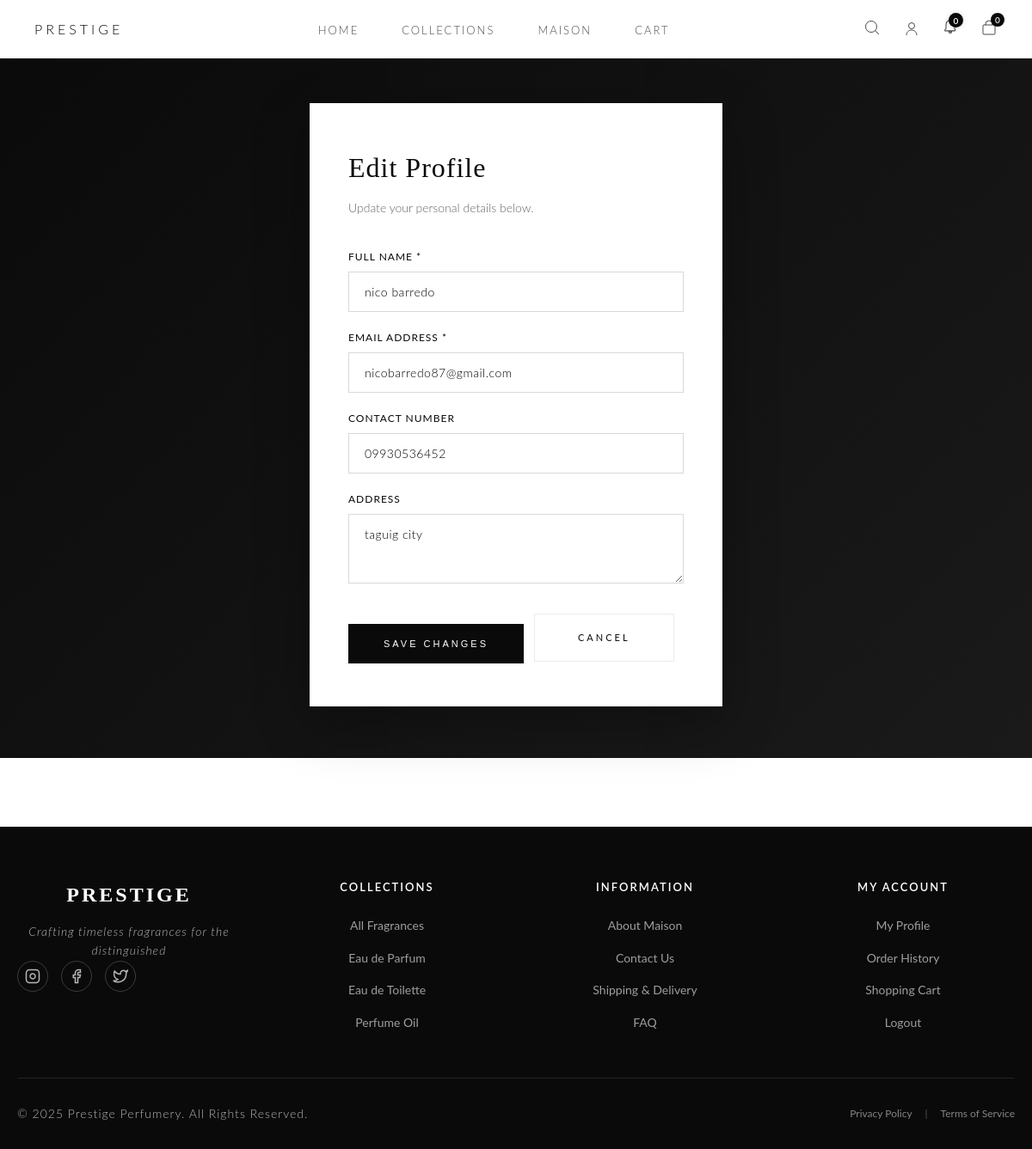
/user/edit_profile.php (signed in), run on the app's committed database.
### tables this page shows
CREATE TABLE `customers` (
  `customer_id` int(11) NOT NULL,
  `full_name` varchar(100) NOT NULL,
  `contact_number` varchar(20) DEFAULT NULL,
  `address` varchar(255) DEFAULT NULL,
  `email` varchar(100) DEFAULT NULL,
  `password` varchar(255) NOT NULL
);

CREATE TABLE `categories` (
  `category_id` int(11) NOT NULL,
  `category_name` varchar(50) NOT NULL
);

### user/edit_profile.php (the view, shortened to what this page needs)
<?php
require_once('../includes/header.php');
$customer_id = (int) $_SESSION['customer_id'];
$stmt = $conn->prepare("SELECT full_name, email, contact_number, address FROM customers WHERE customer_id = ?");
$stmt->bind_param("i", $customer_id);
$stmt->execute();
$current = $stmt->get_result()->fetch_assoc();
?>
<section class="auth-section">
    <div class="auth-container">
        <h2 class="auth-title">Edit Profile</h2>
        <p class="auth-subtitle">Update your personal details below.</p>
        <form method="POST" class="auth-form" novalidate>
            <div class="form-group">
                <label for="full_name">Full Name *</label>
                <input id="full_name" name="full_name" type="text" value="<?php echo htmlspecialchars($current['full_name'] ?? ''); ?>" required>
            </div>
            <div class="form-group">
                <label for="email">Email Address *</label>
                <input id="email" name="email" type="email" value="<?php echo htmlspecialchars($current['email'] ?? ''); ?>" required>
            </div>
            <div class="form-group">
                <label for="contact_number">Contact Number</label>
                <input id="contact_number" name="contact_number" type="text" value="<?php echo htmlspecialchars($current['contact_number'] ?? ''); ?>">
            </div>
            <div class="form-group">
                <label for="address">Address</label>
                <textarea id="address" name="address" rows="3"><?php echo htmlspecialchars($current['address'] ?? ''); ?></textarea>
            </div>
            <div style="display:flex; gap:12px; align-items:center; margin-top:12px;">
                <button type="submit" class="btn btn-auth">Save Changes</button>
                <a href="index.php" class="btn btn-primary" style="background:#fff; color:#0a0a0a; border:1px solid rgba(0,0,0,0.08);">Cancel</a>
            </div>
        </form>
    </div>
</section>
<?php require_once('../includes/footer.php'); ?>

### includes/footer.php (shortened to what this page needs)
</main>
<footer class="footer">
    <div class="footer-content">
        <div class="footer-grid">
            <div class="footer-column">
                <h3 class="footer-logo">PRESTIGE</h3>
                <p class="footer-tagline">Crafting timeless fragrances for the distinguished</p>
                <div class="footer-social">
                    <a href="#" aria-label="Instagram">
                        <svg width="18" height="18" viewBox="0 0 24 24" fill="none" stroke="currentColor" stroke-width="2">
                            <rect x="2" y="2" width="20" height="20" rx="5" ry="5"/>
                            <path d="M16 11.37A4 4 0 1 1 12.63 8 4 4 0 0 1 16 11.37z"/>
                            <line x1="17.5" y1="6.5" x2="17.51" y2="6.5"/>
                        </svg>
                    </a>
                    <a href="#" aria-label="Facebook">
                        <svg width="18" height="18" viewBox="0 0 24 24" fill="none" stroke="currentColor" stroke-width="2">
                            <path d="M18 2h-3a5 5 0 0 0-5 5v3H7v4h3v8h4v-8h3l1-4h-4V7a1 1 0 0 1 1-1h3z"/>
                        </svg>
                    </a>
                    <a href="#" aria-label="Twitter">
                        <svg width="18" height="18" viewBox="0 0 24 24" fill="none" stroke="currentColor" stroke-width="2">
                            <path d="M23 3a10.9 10.9 0 0 1-3.14 1.53 4.48 4.48 0 0 0-7.86 3v1A10.66 10.66 0 0 1 3 4s-4 9 5 13a11.64 11.64 0 0 1-7 2c9 5 20 0 20-11.5a4.5 4.5 0 0 0-.08-.83A7.72 7.72 0 0 0 23 3z"/>
                        </svg>
                    </a>
                </div>
            </div>
            <div class="footer-column">
                <h4 class="footer-title">Collections</h4>
                <ul class="footer-links">
                    <li><a href="/prestigeperfumes/items/index.php">All Fragrances</a></li>
                    <?php
                    $cat_query = "SELECT category_id, category_name FROM categories ORDER BY category_id";
                    $cat_result = $conn->query($cat_query);
                    if ($cat_result && $cat_result->num_rows > 0) {
                        while ($cat = $cat_result->fetch_assoc()) {
                            echo '<li><a href="/prestigeperfumes/items/index.php?category=' . $cat['category_id'] . '">' . htmlspecialchars($cat['category_name']) . '</a></li>';
                        }
                    }
                    ?>
                </ul>
            </div>
            <div class="footer-column">
                <h4 class="footer-title">Information</h4>
                <ul class="footer-links">
                    <li><a href="/prestigeperfumes/about.php">About Maison</a></li>
                    <li><a href="/prestigeperfumes/contact.php">Contact Us</a></li>
                    <li><a href="/prestigeperfumes/shipping.php">Shipping & Delivery</a></li>
                    <li><a href="/prestigeperfumes/faq.php">FAQ</a></li>
                </ul>
            </div>
            <div class="footer-column">
                <h4 class="footer-title">My Account</h4>
                <ul class="footer-links">
                    <?php if (isset($_SESSION['customer_id'])): ?>
                        <li><a href="/prestigeperfumes/user/index.php">My Profile</a></li>
                        <li><a href="/prestigeperfumes/user/orders.php">Order History</a></li>
                        <li><a href="/prestigeperfumes/items/cart.php">Shopping Cart</a></li>
                        <li><a href="/prestigeperfumes/user/logout.php">Logout</a></li>
                    <?php endif; ?>
                </ul>
            </div>
        </div>
        <div class="footer-bottom">
            <p>&copy; <?php echo date("Y"); ?> Prestige Perfumery. All Rights Reserved.</p>
            <div class="footer-legal">
                <a href="/prestigeperfumes/privacy.php">Privacy Policy</a>
                <span class="separator">|</span>
                <a href="/prestigeperfumes/terms.php">Terms of Service</a>
            </div>
        </div>
    </div>
</footer>
</body>
</html>

### assets/css/style.css (style rules this page uses)
* { margin: 0; padding: 0; box-sizing: border-box; }
body { font-family: 'Lato', -apple-system, BlinkMacSystemFont, 'Segoe UI', sans-serif; line-height: 1.6; color: #333; background: #ffffff; }
a { text-decoration: none; color: inherit; }
.btn { display: inline-block; padding: 18px 50px; text-decoration: none; font-size: 11px; letter-spacing: 3px; text-transform: uppercase; transition: all 0.5s cubic-bezier(0.4, 0, 0.2, 1); font-weight: 400; position: relative; overflow: hidden; cursor: pointer; }
.btn-primary { background: transparent; color: #ffffff; border: 1px solid rgba(255, 255, 255, 0.4); }
.btn-primary::before { content: ''; position: absolute; top: 0; left: -100%; width: 100%; height: 100%; background: #ffffff; transition: left 0.5s cubic-bezier(0.4, 0, 0.2, 1); z-index: -1; }
footer { background-color: #0a0a0a; color: #ffffff; padding: 60px 0; text-align: center; }
footer .footer-content p { margin: 0; font-size: 14px; letter-spacing: 1px; color: rgba(255, 255, 255, 0.7); font-weight: 300; }
.auth-section { min-height: 100vh; display: flex; align-items: center; justify-content: center; background: linear-gradient(135deg, #0a0a0a 0%, #1a1a1a 100%); padding: 120px 20px 60px; }
.auth-container { max-width: 480px; width: 100%; background: #ffffff; padding: 50px 45px; box-shadow: 0 20px 60px rgba(0, 0, 0, 0.3); }
.auth-title { font-size: 32px; font-weight: 200; letter-spacing: 1px; margin-bottom: 10px; color: #0a0a0a; font-family: 'Playfair Display', serif; }
.auth-subtitle { font-size: 14px; color: #666; margin-bottom: 35px; font-weight: 300; }
.auth-form { display: flex; flex-direction: column; gap: 20px; }
.form-group { display: flex; flex-direction: column; }
.form-group label { font-size: 12px; letter-spacing: 1px; text-transform: uppercase; color: #0a0a0a; margin-bottom: 8px; font-weight: 400; }
.form-group input, .form-group textarea { padding: 14px 18px; border: 1px solid rgba(0, 0, 0, 0.15); background: #ffffff; font-size: 14px; letter-spacing: 0.5px; transition: all 0.3s ease; font-weight: 300; font-family: 'Lato', sans-serif; }
.form-group textarea { resize: vertical; min-height: 80px; }
.btn-auth { padding: 16px 40px; background: #0a0a0a; color: #ffffff; border: 1px solid #0a0a0a; font-size: 11px; letter-spacing: 3px; text-transform: uppercase; cursor: pointer; transition: all 0.5s cubic-bezier(0.4, 0, 0.2, 1); font-weight: 400; margin-top: 15px; position: relative; overflow: hidden; }
.btn-auth::before { content: ''; position: absolute; top: 0; left: -100%; width: 100%; height: 100%; background: #ffffff; transition: left 0.5s cubic-bezier(0.4, 0, 0.2, 1); z-index: 0; }

### includes/footer.php (style rules this page uses)
.footer { background: #0a0a0a; color: #fff; padding: 60px 0 30px; margin-top: 80px; font-family: 'Lato', sans-serif; }
.footer-content { max-width: 1200px; margin: 0 auto; padding: 0 20px; }
.footer-grid { display: grid; grid-template-columns: repeat(auto-fit, minmax(200px, 1fr)); gap: 40px; margin-bottom: 40px; }
.footer-column { min-width: 0; }
.footer-logo { font-family: 'Playfair Display', serif; font-size: 24px; font-weight: 700; letter-spacing: 3px; margin-bottom: 12px; color: #fff; }
.footer-tagline { font-size: 13px; color: rgba(255, 255, 255, 0.6); line-height: 1.6; margin-bottom: 20px; font-style: italic; }
.footer-social { display: flex; gap: 15px; }
.footer-social a { width: 36px; height: 36px; border: 1px solid rgba(255, 255, 255, 0.2); border-radius: 50%; display: flex; align-items: center; justify-content: center; color: rgba(255, 255, 255, 0.7); transition: all 0.3s ease; }
.footer-title { font-size: 13px; font-weight: 600; letter-spacing: 2px; text-transform: uppercase; margin-bottom: 20px; color: #fff; }
.footer-links { list-style: none; padding: 0; margin: 0; }
.footer-links li { margin-bottom: 12px; }
.footer-links a { color: rgba(255, 255, 255, 0.6); font-size: 14px; text-decoration: none; transition: all 0.3s ease; display: inline-block; }
.footer-bottom { border-top: 1px solid rgba(255, 255, 255, 0.1); padding-top: 30px; display: flex; justify-content: space-between; align-items: center; flex-wrap: wrap; gap: 15px; }
.footer-bottom p { font-size: 13px; color: rgba(255, 255, 255, 0.5); margin: 0; }
.footer-legal { display: flex; gap: 15px; align-items: center; }
.footer-legal a { color: rgba(255, 255, 255, 0.5); font-size: 12px; text-decoration: none; transition: color 0.3s ease; }
.footer-legal .separator { color: rgba(255, 255, 255, 0.3); font-size: 12px; }

### data on the page
customers: full_name "nico barredo", email "nicobarredo87@gmail.com", contact_number "09930536452", address "taguig city"
categories: category_name "Eau de Parfum"
categories: category_name "Eau de Toilette"
categories: category_name "Perfume Oil"

### other printed values
$cart_count "0"
